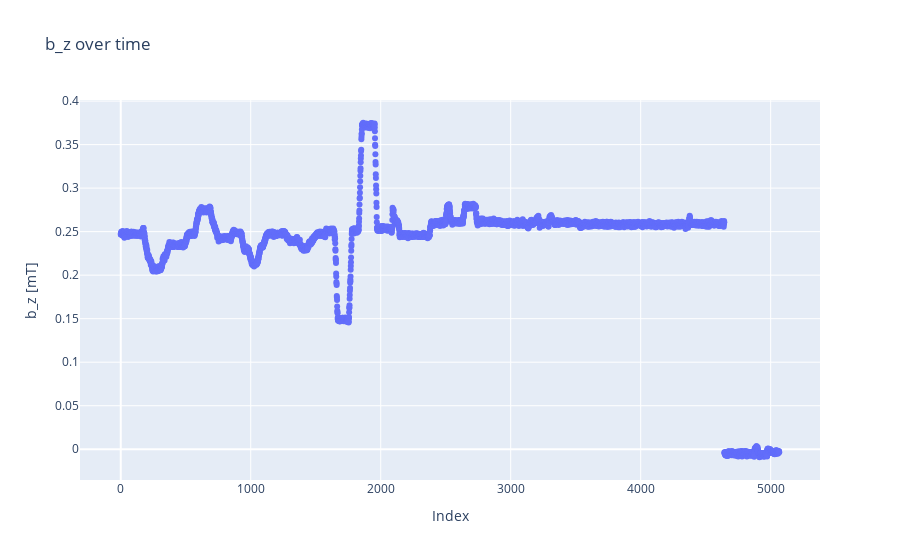

Here is the notebook cell this chart was saved with:
### Code cell
measuredbz = go.Scatter(x=index, y=bz7, mode='markers')
layoutbz = go.Layout(title='b_z over time')
figbz = go.Figure(data=[measuredbz], layout=layoutbz)
figbz.update_yaxes(scaleanchor='y')
figbz.update_layout(
    xaxis_title="Index",
    yaxis_title="b_z [mT]"
)
figbz.show()

### Figure 1 — Plotly figure (JSON) as saved in the notebook; plotly's stock layout.template omitted (floating-point values rounded to 4 significant figures; data arrays with more than 128 entries replaced by an {"elided": "..."} marker saying what was removed)
{"data": [{"mode": "markers", "type": "scatter", "x": {"elided": "5067 int values"}, "y": {"elided": "5067 float values"}}], "layout": {"title": {"text": "b_z over time"}, "xaxis": {"title": {"text": "Index"}}, "yaxis": {"scaleanchor": "y", "title": {"text": "b_z [mT]"}}}}
